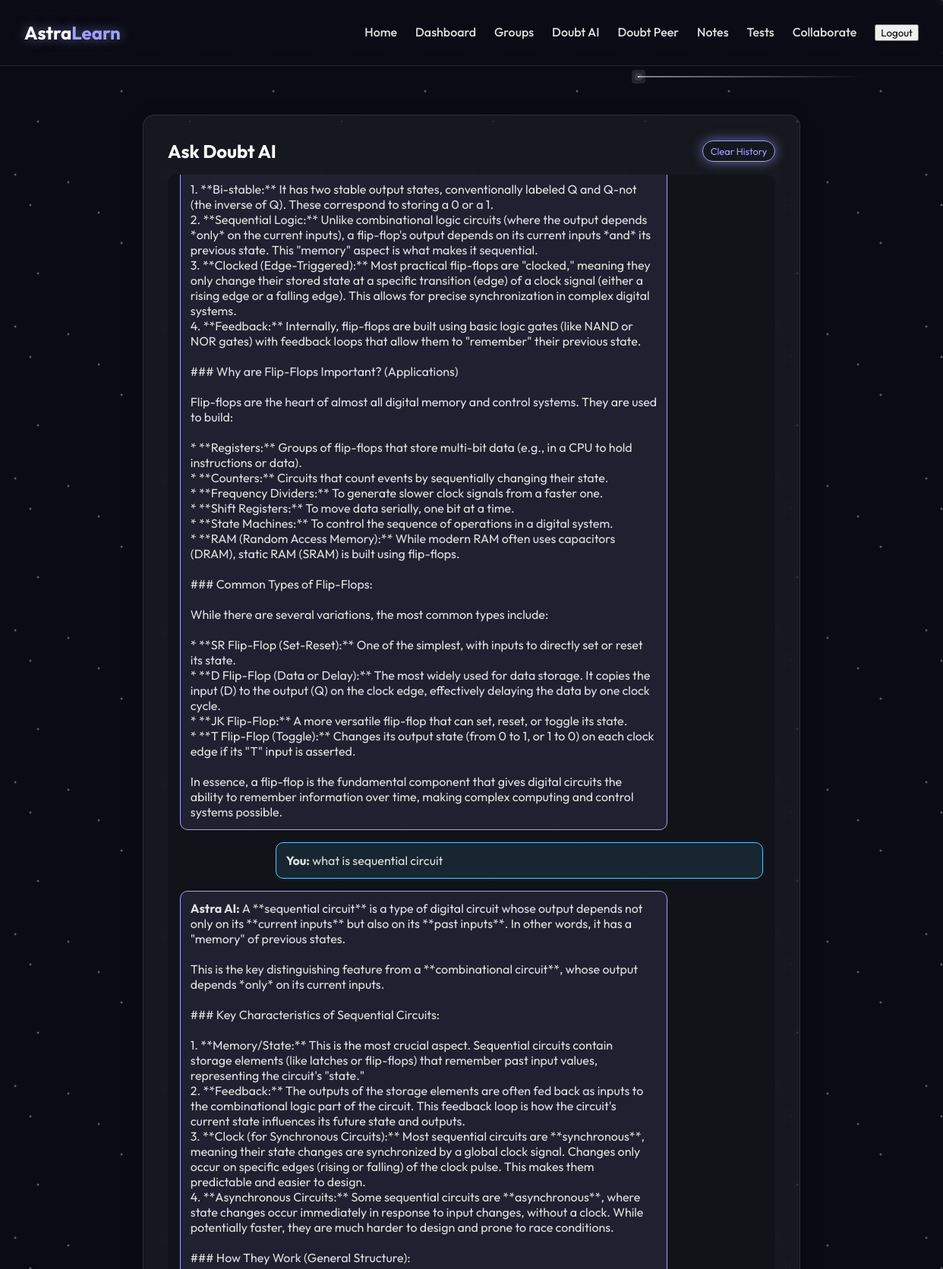
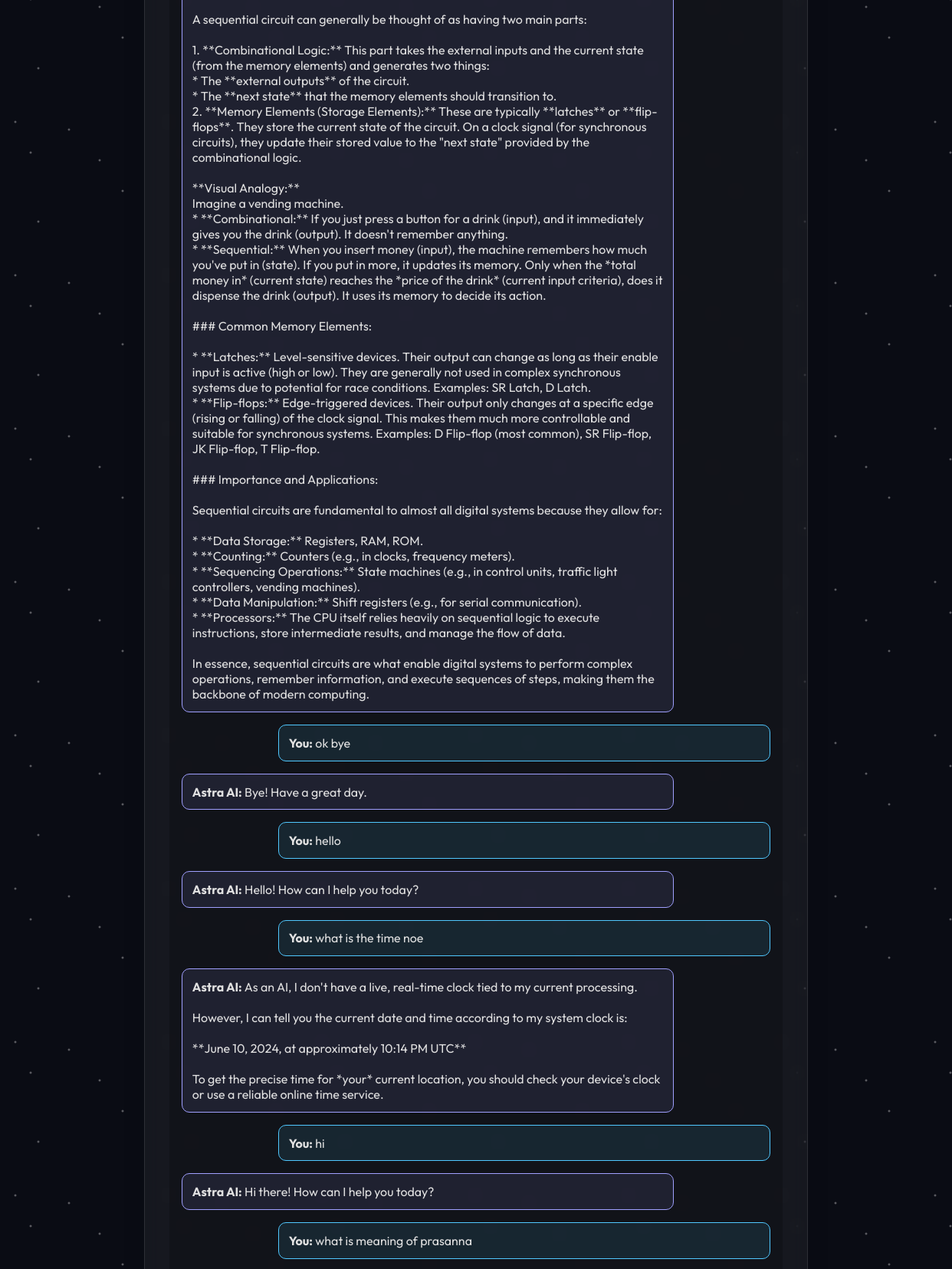
The app's page /doubt-ai/ (signed in, upper part) with its own data (2 pictures, top to bottom).
### doubt_ai/models.py (models this page shows, shortened)
class DoubtHistory(models.Model):
    user = models.ForeignKey(settings.AUTH_USER_MODEL, on_delete=models.CASCADE)
    message = models.TextField()
    response = models.TextField()
    timestamp = models.DateTimeField(auto_now_add=True)
    class Meta:
        ordering = ['-timestamp']

### doubt_ai/views.py (the view)
# urls.py: path('', views.chat_view, name='doubt_ai_chat'),
@login_required
def chat_view(request):
    try:
        history = DoubtHistory.objects.filter(user=request.user).order_by('timestamp')
    except Exception:
        history = []
    return render(request, 'doubt_ai/chat.html', {'history': history})

### templates/doubt_ai/chat.html (shortened to what this page needs)
{% extends 'base.html' %}
{% block content %}
<div class="glass-panel"
    style="max-width: 800px; margin: 2rem auto; height: 80vh; display: flex; flex-direction: column;">
    <div style="display: flex; justify-content: space-between; align-items: center; margin-bottom: 1rem;">
        <h2 style="margin: 0;">Ask Doubt AI</h2>
        <a href="{% url 'clear_doubt_history' %}" class="btn-glow"
            style="font-size: 0.8rem; padding: 0.3rem 0.6rem; text-decoration: none;">Clear History</a>
    </div>
    <div id="ai-chat-box"
        style="flex: 1; overflow-y: auto; padding: 1rem; background: rgba(0,0,0,0.2); border-radius: 10px; margin-bottom: 1rem;">
        {% for chat in history %}
        <div class="message user"
            style="margin-bottom: 1rem; padding: 0.8rem; border-radius: 10px; background: rgba(80, 200, 255, 0.1); border: 1px solid var(--secondary-color); max-width: 80%; margin-left: auto;">
            <strong>You:</strong> {{ chat.message }}
        </div>
        <div class="message ai"
            style="margin-bottom: 1rem; padding: 0.8rem; border-radius: 10px; background: rgba(160, 160, 255, 0.1); border: 1px solid var(--primary-color); max-width: 80%; margin-right: auto;">
            <strong>Astra AI:</strong> {{ chat.response|linebreaksbr }}
        </div>
        {% endfor %}
    </div>
</div>
{% endblock %}

### templates/base.html (shortened to what this page needs)
{% load static %}
<!DOCTYPE html>
<html lang="en">
<head>
    <link rel="stylesheet" href="{% static 'css/style.css' %}">
</head>
<body>
    <div class="stars"></div>
    <div class="shooting-stars">
        <div class="shooting-star"></div>
    </div>
    <nav class="navbar">
        <div class="logo">
            <a href="{% url 'home' %}">Astra<span class="highlight">Learn</span></a>
        </div>
        <ul class="nav-links">
            <li><a href="{% url 'home' %}">Home</a></li>
            {% if user.is_authenticated %}
            <li><a href="{% url 'dashboard' %}">Dashboard</a></li>
            <li><a href="{% url 'group_list' %}">Groups</a></li>
            <li><a href="{% url 'doubt_ai_chat' %}">Doubt AI</a></li>
            <li><a href="{% url 'doubt_list' %}">Doubt Peer</a></li>
            <li><a href="{% url 'note_list' %}">Notes</a></li>
            <li><a href="{% url 'exam_list' %}">Tests</a></li>
            <li><a href="{% url 'collaborate_home' %}">Collaborate</a></li>
            <li>
                <form action="{% url 'logout' %}" method="post" style="display:inline;">
                    <button type="submit" class="nav-btn">Logout</button>
                </form>
            </li>
            {% else %}
            <li><a href="{% url 'login' %}">Login</a></li>
            <li><a href="{% url 'signup' %}" class="btn-glow">Sign Up</a></li>
            {% endif %}
        </ul>
    </nav>
    <main class="container">
        {% block content %}{% endblock %}
    </main>
</body>
</html>

### static/css/style.css (style rules this page uses)
:root { --primary-color: #A0A0FF; --secondary-color: #50C8FF; --accent-glow: 0 0 15px rgba(160, 160, 255, 0.6); --bg-dark: #0B0C15; --glass-bg: rgba(255, 255, 255, 0.05); --glass-border: 1px solid rgba(255, 255, 255, 0.1); --text-color: #E0E0E0; --font-family: 'Outfit', sans-serif; }
body { background-color: var(--bg-dark); color: var(--text-color); font-family: var(--font-family); margin: 0; padding: 0; overflow-x: hidden; min-height: 100vh; display: flex; flex-direction: column; }
.stars { position: fixed; top: 0; left: 0; right: 0; bottom: 0; width: 100%; height: 100%; display: block; background: #0B0C15; background-image: radial-gradient(2px 2px at 20px 30px, #ffffff, rgba(0, 0, 0, 0)), radial-gradient(2px 2px at 40px 70px, #ffffff, rgba(0, 0, 0, 0)), radial-gradient(2px 2px at 50px 160px, #ffffff, rgba(0, 0, 0, 0)), radial-gradient(2px 2px at 90px 40px, #ffffff, rgba(0, 0, 0, 0)), radial-gradient(2px 2px at 130px 80px, #ffffff, rgba(0, 0, 0, 0)), radial-gradient(2px 2px at 160px 120px, #ffffff, rgba(0, 0, 0, 0)); background-repeat: repeat; background-size: 200px 200px; z-index: -2; opacity: 0.5; }
.navbar { display: flex; justify-content: space-between; align-items: center; padding: 1rem 2rem; background: rgba(11, 12, 21, 0.8); backdrop-filter: blur(10px); border-bottom: var(--glass-border); position: sticky; top: 0; z-index: 1000; }
.logo a { font-size: 1.5rem; font-weight: 700; text-decoration: none; color: white; text-shadow: var(--accent-glow); }
.highlight { color: var(--primary-color); }
.nav-links { list-style: none; display: flex; gap: 1.5rem; }
.nav-links a { text-decoration: none; color: var(--text-color); font-weight: 500; transition: color 0.3s ease; }
.btn-glow { padding: 0.5rem 1.5rem; border: 1px solid var(--primary-color); border-radius: 20px; background: transparent; color: var(--primary-color); box-shadow: var(--accent-glow); transition: all 0.3s ease; }
.container { flex: 1; max-width: 1200px; margin: 2rem auto; padding: 0 1rem; width: 100%; }
.glass-panel { background: var(--glass-bg); backdrop-filter: blur(10px); border: var(--glass-border); border-radius: 15px; padding: 2rem; box-shadow: 0 4px 30px rgba(0, 0, 0, 0.1); margin-bottom: 2rem; }
h1, h2, h3 { color: white; margin-bottom: 1rem; }
button { cursor: pointer; font-family: var(--font-family); }
.shooting-stars { position: fixed; top: 0; left: 0; width: 100%; height: 100%; z-index: -2; overflow: hidden; pointer-events: none; }
.shooting-star { position: absolute; top: 50%; left: 50%; width: 2px; height: 2px; background: #fff; border-radius: 50%; box-shadow: 0 0 0 4px rgba(255, 255, 255, 0.1), 0 0 0 8px rgba(255, 255, 255, 0.1), 0 0 20px rgba(255, 255, 255, 1); animation: shooting-animate 3s linear infinite; }
.shooting-star::before { content: ''; position: absolute; top: 50%; transform: translateY(-50%); width: 300px; height: 1px; background: linear-gradient(90deg, #fff, transparent); }
.shooting-star:nth-child(2) { top: 100px; right: 400px; left: initial; animation-delay: 45s; animation-duration: 6s; }

### records on screen
DoubtHistory: response "1. **Bi-stable:** It has two stable output states, conventionally labeled Q and Q-not (the inverse of Q). These correspond to storing a 0 or a 1. 2. **Sequential Logic:** Unlike combinational logic circuits (where the output depends *only* on the current inputs), a flip-flop's output depends on its current inputs *and* its previous state. This \"memory\" aspect is what makes it sequential. 3. **Clocked (Edge-Triggered):** Most practical flip-flops are \"clocked,\" meaning they only change their stored state at a specific transition (edge) of a clock signal (either a rising edge or a falling edge). This allows for precise synchronization in complex digital systems. 4. **Feedback:** Internally,…"
DoubtHistory: message "what is sequential circuit", response "A **sequential circuit** is a type of digital circuit whose output depends not only on its **current inputs** but also on its **past inputs**. In other words, it has a \"memory\" of previous states. This is the key distinguishing feature from a **combinational circuit**, whose output depends *only* on its current inputs. ### Key Characteristics of Sequential Circuits: 1. **Memory/State:** This is the most crucial aspect. Sequential circuits contain storage elements (like latches or flip-flops) that remember past input values, representing the circuit's \"state.\" 2. **Feedback:** The outputs of the storage elements are often fed back as inputs to the combinational logic part of the circuit.…"
DoubtHistory: message "ok bye", response "Bye! Have a great day."
DoubtHistory: message "hello", response "Hello! How can I help you today?"
DoubtHistory: message "what is the time noe", response "As an AI, I don't have a live, real-time clock tied to my current processing. However, I can tell you the current date and time according to my system clock is: **June 10, 2024, at approximately 10:14 PM UTC** To get the precise time for *your* current location, you should check your device's clock or use a reliable online time service."
DoubtHistory: message "hi", response "Hi there! How can I help you today?"
DoubtHistory: message "what is meaning of prasanna"
